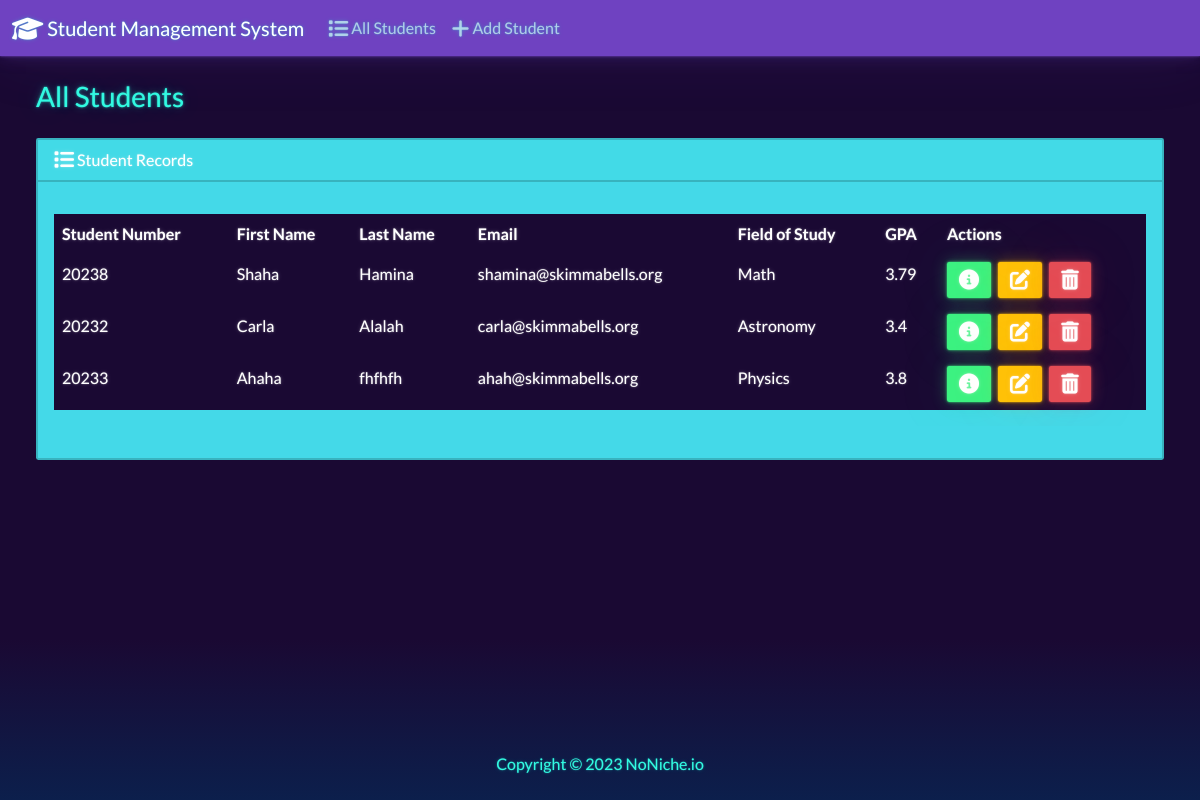
Before: / with the older database file.
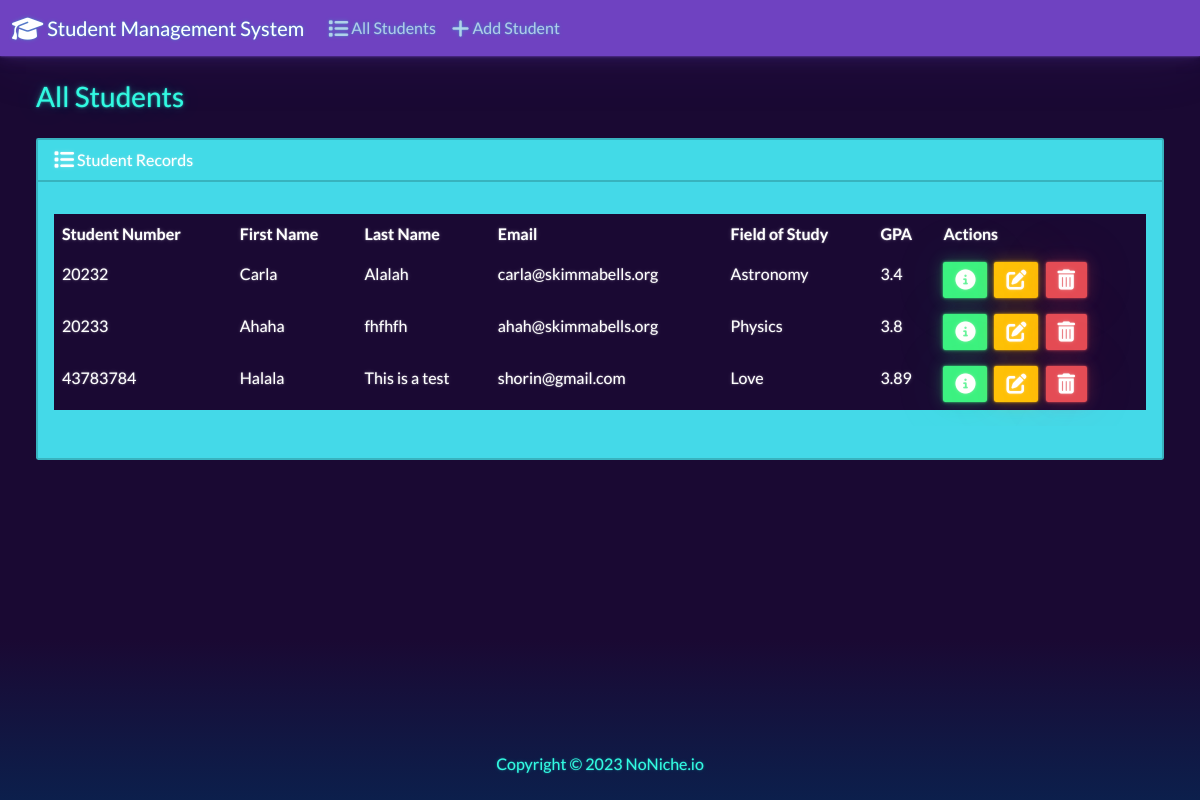
After: the same page with the newer database file.
### students/models.py (models this page shows, shortened)
class Student(models.Model):
    student_number = models.PositiveBigIntegerField()
    first_name = models.CharField(max_length=50)
    last_name = models.CharField(max_length=50)
    email = models.EmailField(max_length=100)
    field_of_study = models.CharField(max_length=50)
    gpa = models.FloatField()

### students/views.py (the view)
# urls.py: path('', views.index, name='index'),
def index(request):
  return render(request, 'students/index.html', {
    'students': Student.objects.all()
  })

### students/templates/students/index.html (shortened to what this page needs)
{% extends "students/base.html" %}
{% block body %}
<h3 class="m-4">All Students</h3>
<div class="row">
  <div class="col-12">
    {% if students %}
    <div class="card bg-light ms-4 me-4 mb-4">
      <div class="card-header">
        <i class="fa-solid fa-list fa-lg"></i> Student Records
      </div>
      <div class="card-body">
        <p class="card-text">
          <div class="table-responsive">
            <table class="table table-hover">
              <thead>
                <tr>
                  <th scope="col">Student Number</th>
                  <th scope="col">First Name</th>
                  <th scope="col">Last Name</th>
                  <th scope="col">Email</th>
                  <th scope="col">Field of Study</th>
                  <th scope="col">GPA</th>
                  <th scope="col">Actions</th>
                </tr>
              </thead>
              <tbody>
                {% for student in students %}
                  <tr>
                    <td>{{ student.student_number }}</td>
                    <td>{{ student.first_name }}</td>
                    <td>{{ student.last_name }}</td>
                    <td>{{ student.email }}</td>
                    <td>{{ student.field_of_study }}</td>
                    <td>{{ student.gpa }}</td>
                    <td>
                      <button type="button" class="btn btn-success me-1" href="{% url 'view_student' student.id %}" data-bs-toggle="modal" data-bs-target="#myModal{{student.id}}">
                        <i class="fa-solid fa-circle-info fa-lg"></i>
                      </button>
                      <a class="btn btn-warning me-1" href="{% url 'edit' student.id %}">
                        <i class="fa-solid fa-pen-to-square fa-lg"></i>
                      </a>
                      <button type="button" class="btn btn-danger" data-bs-toggle="modal" data-bs-target="#delete{{student.id}}">
                        <i class="fa-solid fa-trash-can fa-lg"></i>
                      </button>
                    </td>
                  </tr>
                {% endfor %}
              </tbody>
            </table>
          </div>
        </p>
      </div>
    </div>
    {% else %}
      <h5 class="alert alert-primary ms-4 me-4">No Student Records</h5>
    {% endif %}
  </div>
</div>
{% endblock %}

### students/templates/students/base.html (shortened to what this page needs)
{% load static %}
<!DOCTYPE html>
<html lang="en">
  <head>
    <link rel="stylesheet" href="https://cdnjs.cloudflare.com/ajax/libs/font-awesome/6.4.2/css/all.min.css">
    <link href="{% static 'css/bootstrap.min.css' %}" rel="stylesheet">
  </head>
  <body class="d-flex flex-column min-vh-100">
    <nav class="navbar navbar-expand-lg navbar-dark bg-primary">
      <div class="container-fluid">
        <a class="navbar-brand" href="{% url 'index' %}">
          <i class="fa-solid fa-graduation-cap fa-lg"></i> Student Management System
        </a>
        <div class="collapse navbar-collapse" id="navbarColor01">
          <ul class="navbar-nav me-auto">
            <li class="nav-item">
              <a class="nav-link" href="{% url 'index' %}">
                <i class="fa-solid fa-list fa-lg"></i> All Students
              </a>
            </li>
            <li class="nav-item">
              <a class="nav-link" href="{% url 'add' %}">
                <i class="fa-solid fa-plus fa-lg"></i> Add Student
              </a>
            </li>
          </ul>
        </div>
      </div>
    </nav>
    <div class="container-fluid">
      {% block body %}
      {% endblock %}
    </div>
    <footer class="mt-auto mb-4">
      <div class="text-center">
        <span>
          Copyright &copy; <script>document.write(new Date().getFullYear())</script> NoNiche.io
        </span>
      </div>
    </footer>
  </body>
</html>

Changed rows visible on the page:
removed Student: student_number "20238", first_name "Shaha", last_name "Hamina", email "shamina@skimmabells.org", field_of_study "Math", gpa "3.79"
added Student: student_number "43783784", first_name "Halala", last_name "This is a test", email "shorin@gmail.com", field_of_study "Love", gpa "3.89"
